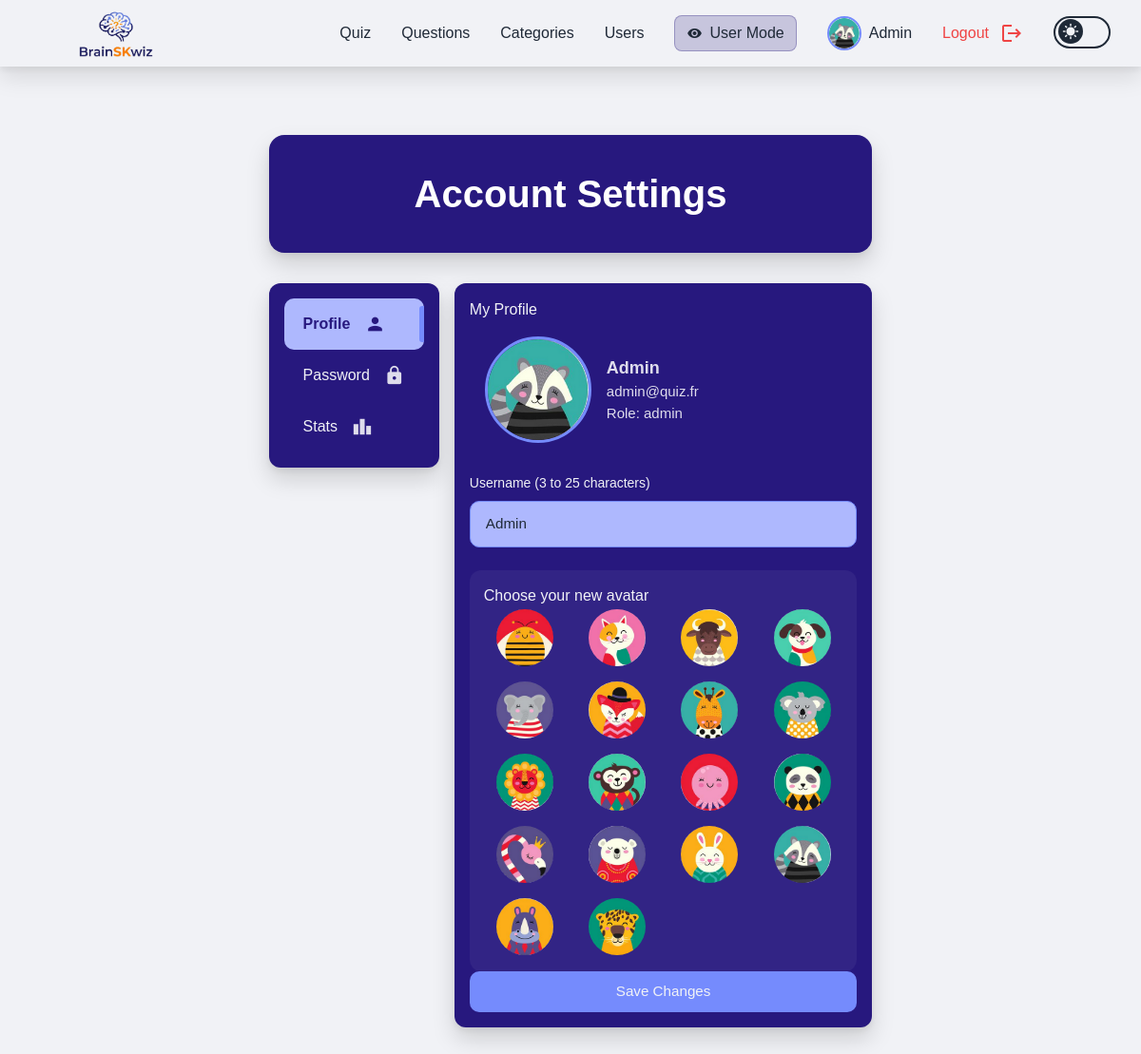
The page /settings.php (signed in) on the database its author committed.
### tables this page shows
CREATE TABLE IF NOT EXISTS users (
    id INT AUTO_INCREMENT PRIMARY KEY,
    username VARCHAR(100) NOT NULL UNIQUE,
    email VARCHAR(255) NOT NULL UNIQUE,
    password VARCHAR(255) NOT NULL,
    role ENUM('admin', 'user') DEFAULT 'user',
    avatar VARCHAR(100) NOT NULL DEFAULT 'bee.png',
    total_points INT NOT NULL DEFAULT 0,
    created_at TIMESTAMP DEFAULT CURRENT_TIMESTAMP
);

### src/settings.php (the view, shortened to what this page needs)
<?php
include 'components/header.php';
require_once __DIR__ . '/config/db.php';
$stmt = $pdo->prepare("SELECT * FROM users WHERE id = ?");
$stmt->execute([$_SESSION['user_id']]);
$user = $stmt->fetch();
?>
<div class="max-w-5xl mx-auto mt-10 page-settings">
    <div class="titleBoxAdmin">
        <h1 class="bigTitle">Account Settings</h1>
    </div>
    <div class="settings grid grid-cols-1 md:grid-cols-10 gap-4 items-start">
        <div class="choices md:col-span-3">
            <ul>
                <li id="profileSettingBtn" class="active">
                    <button onclick="setActive('profileSetting')">Profile<span class="material-icons">person</span></button>
                </li>
                <li id="passwordSettingBtn">
                    <button onclick="setActive('passwordSetting')">Password<span class="material-icons">lock</span></button>
                </li>
                <li id="statUserBtn">
                    <button onclick="setActive('statUser')">Stats<span class="material-icons">leaderboard</span></button>
                </li>
            </ul>
        </div>
        <div id="profileSetting" class="settingPage activeWindow md:col-span-7">
            <h1 class="textWhite">My Profile</h1>
            <div class="profile-header">
                <img id="avatarPreview"
                    src="/public/avatars/<?= htmlspecialchars($user['avatar']) ?>"
                    class="profile-avatar">
                <div class="profile-info">
                    <p class="profile-name"><?= htmlspecialchars($user['username']) ?></p>
                    <p class="profile-email"><?= htmlspecialchars($user['email']) ?></p>
                    <p class="profile-role">Role: <?= htmlspecialchars($user['role']) ?></p>
                </div>
            </div>
            <form id="profileForm">
                <div style="margin-bottom: 1.5rem;">
                    <label class="textWhite block mb-2">Username (3 to 25 characters)</label>
                    <input class="inputField" type="text" id="username"
                        value="<?= htmlspecialchars($user['username']) ?>"
                        minlength="3" maxlength="25" required>
                </div>
                <div id="avatarChoices" class="avatar-section textWhite">
                    <h3>Choose your new avatar</h3>
                    <div class="avatar-grid">
                        <?php
                        $files = glob(__DIR__ . "/public/avatars/*.png");
                        foreach ($files as $file):
                            $filename = basename($file);
                        ?>
                            <img src="/public/avatars/<?= htmlspecialchars($filename) ?>"
                                class="avatar-item border-2 border-transparent cursor-pointer transition"
                                data-avatar="<?= htmlspecialchars($filename) ?>">
                        <?php endforeach; ?>
                    </div>
                </div>
                <button type="submit" class="btn">Save Changes</button>
            </form>
        </div>
    </div>
</div>

### rows shown on the page
users: avatar (picture), username "Admin", email "admin@quiz.fr", role "admin"

### other values the page prints
$_SESSION['username'] "Admin"
